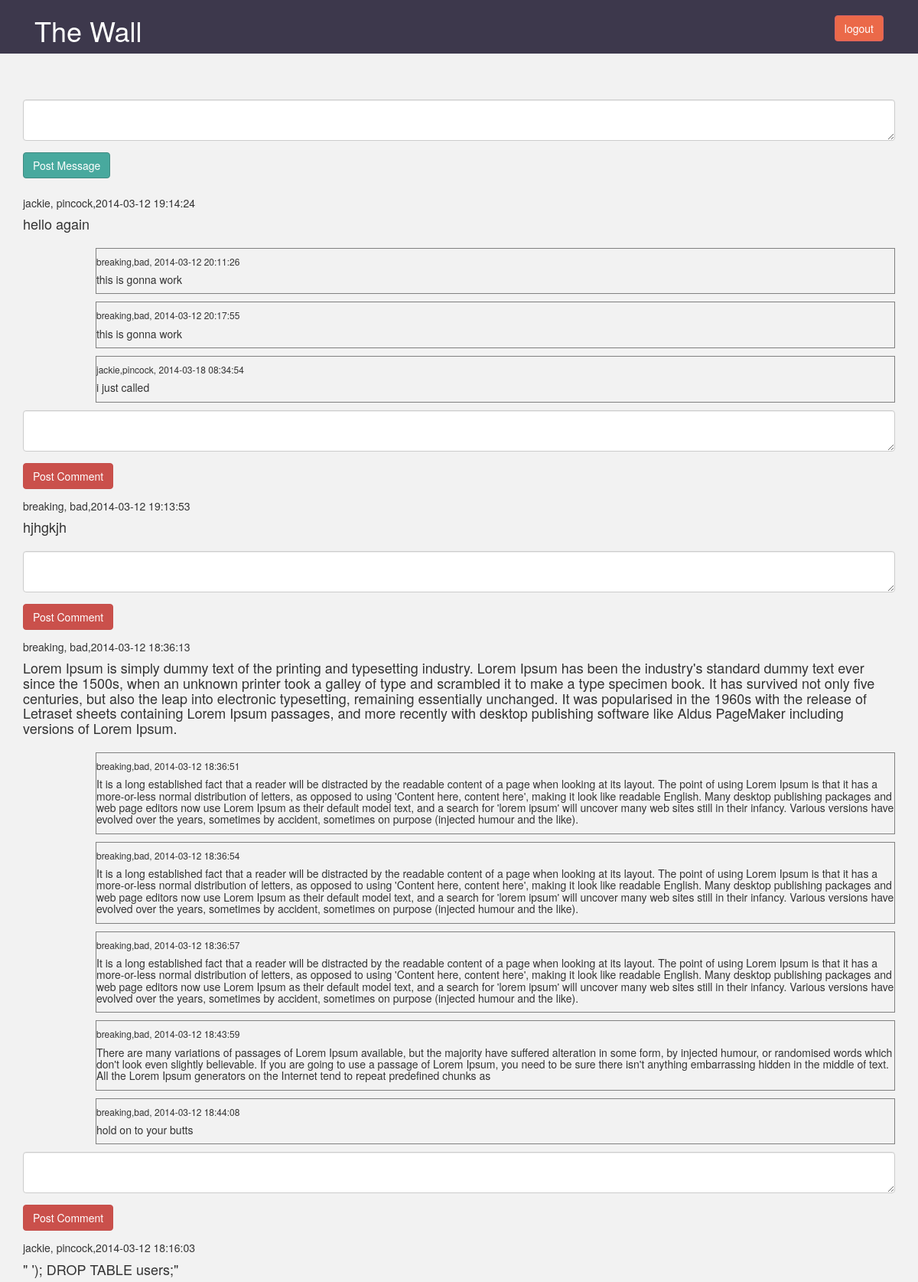
Screenshot of /main.php (upper part) with the database file from the repository.
### tables this page shows
CREATE TABLE `messages` (
  `id` int(11) NOT NULL AUTO_INCREMENT,
  `message` longtext,
  `created_at` datetime DEFAULT NULL,
  `updated_at` datetime DEFAULT NULL,
  `users_id` int(11) NOT NULL,
  PRIMARY KEY (`id`),
  KEY `fk_messages_users_idx` (`users_id`),
  CONSTRAINT `fk_messages_users` FOREIGN KEY (`users_id`) REFERENCES `users` (`id`) ON DELETE NO ACTION ON UPDATE NO ACTION
);

CREATE TABLE `users` (
  `id` int(11) NOT NULL AUTO_INCREMENT,
  `first_name` varchar(255) DEFAULT NULL,
  `last_name` varchar(255) DEFAULT NULL,
  `password` varchar(255) DEFAULT NULL,
  `created_at` datetime DEFAULT NULL,
  `updated_at` datetime DEFAULT NULL,
  `email` varchar(255) DEFAULT NULL,
  PRIMARY KEY (`id`)
);

CREATE TABLE `comments` (
  `id` int(11) NOT NULL AUTO_INCREMENT,
  `comment` longblob,
  `created_at` datetime DEFAULT NULL,
  `updated_at` datetime DEFAULT NULL,
  `users_id` int(11) NOT NULL,
  `messages_id` int(11) NOT NULL,
  PRIMARY KEY (`id`),
  KEY `fk_comments_users1_idx` (`users_id`),
  KEY `fk_comments_messages1_idx` (`messages_id`),
  CONSTRAINT `fk_comments_messages1` FOREIGN KEY (`messages_id`) REFERENCES `messages` (`id`) ON DELETE NO ACTION ON UPDATE NO ACTION,
  CONSTRAINT `fk_comments_users1` FOREIGN KEY (`users_id`) REFERENCES `users` (`id`) ON DELETE NO ACTION ON UPDATE NO ACTION
);

### new-connection.php (called while the page is built, shortened)
<?php
$connection = new mysqli(DB_HOST, DB_USER, DB_PASS, DB_DATABASE);
function fetch_all($query)
{
	$data = array();
	global $connection;
	$result = $connection->query($query);
	while($row = mysqli_fetch_assoc($result))
	{
		$data[] = $row;
	}
	return $data;
}
?>

### main.php (the view, shortened to what this page needs)
<?php
	require_once('new-connection.php')
 ?>
 <html>
<head>
  	<link rel="stylesheet" type="text/css" href="css/bootstrap.css">
	<link rel="stylesheet" type="text/css" href="css/style.css">
</head>
 <body>
 	<div id="header" class="row">
		<div class="container">
			<div class="col-xs-12 col-sm-12 col-md-12 col-lg-12">
				<div class="">
						<h1 class="pull-left">The Wall</h1>
						<?php
										echo "<h3 class='pull-right'>{$_SESSION['first_name']} <small><a id='logout_link' class='btn btn-warning' href='process.php'>logout</a></small> </h3>";
						 ?>
				</div>
			</div>
		</div>
	</div>
	<div id="new_message" class="container">
		<form class="form" method="post" action="process.php">
			<div class="form-group">
				<textarea type="text" name="new_message" class="form-control"></textarea>
			</div>
			<div class="form-group">
				<input type="submit" class="btn btn-primary" value="Post Message">
			</div>
		</form>
	</div>
	<div class="container">
		<?php
			$message_query = " SELECT first_name, last_name, message, messages.id, messages.created_at
								from messages
								LEFT JOIN users ON messages.users_id = users.id
								ORDER BY messages.created_at DESC ";
			$message_data = fetch_all($message_query);
			foreach ($message_data as $message )
			{
				$text = htmlspecialchars($message['message']);
				echo "<div><h5>{$message['first_name']}, {$message['last_name']},{$message['created_at']}</h3></div>";
				echo "<div><h4> {$text}</h4> </div>";
				echo "<div class='container new_comment'>
						<div class='col-md-8 col-md-offset-1'>
						</div>
					</div>";
				$comment_query ="SELECT first_name, last_name, comment, comments.created_at
									FROM comments
									LEFT JOIN messages ON messages.id = comments.messages_id
									LEFT JOIN users ON comments.users_id = users.id
									WHERE messages.id = '{$message['id']}'
									ORDER BY comments.created_at ASC";
				$comment_data = fetch_all($comment_query);
			 	if (count($comment_data)>0)
				{
					foreach ($comment_data as $comment)
					{
						$comment_text = htmlspecialchars($comment['comment']);
						echo "<div class='col-md-offset-1 comment_box'><h6>{$comment['first_name']},{$comment['last_name']}, {$comment['created_at']}</h5> ";
						echo  "<div><h5> {$comment_text}</h5> </div> ";
						echo "</div>";
					}
				}
				echo "<form class='form' method='post' action='process.php'>
								<input type='hidden' name='messages_id' value='{$message['id']}'>
								<input type='hidden' name='action' value='comment'>
								<div class='form-group'>
									<textarea type='text' name='new_comment' class='margin-top form-control'></textarea>
								</div>
								<div class='form-group'>
									<input type='submit' class='btn btn-info' value='Post Comment'>
								</div>
							</form>";
			}
		 ?>
	</div>
 </body>
 </html>

### css/style.css (style rules this page uses)
* { padding: 0; margin: 0; }
body { background-color: #f2f2f2; }
#header { background-color: #3D384C; color: #fff; }
#new_message { margin-top: 5%; }
.margin-top { margin-top: 10px; }
.comment_box { margin-top: 10px; border: 1px solid grey; }

### rows the page displays
messages: users.first_name "jackie", users.last_name "pincock", created_at "2014-03-12 19:14:24", message "hello again"
comments: users.first_name "breaking", users.last_name "bad", created_at "2014-03-12 20:11:26", comment "this is gonna work"
comments: users.first_name "breaking", users.last_name "bad", created_at "2014-03-12 20:17:55", comment "this is gonna work"
comments: users.first_name "jackie", users.last_name "pincock", created_at "2014-03-18 08:34:54", comment "i just called"
messages: users.first_name "breaking", users.last_name "bad", created_at "2014-03-12 19:13:53", message "hjhgkjh"
messages: users.first_name "breaking", users.last_name "bad", created_at "2014-03-12 18:36:13", message "Lorem Ipsum is simply dummy text of the printing and typesetting industry. Lorem Ipsum has been the industry's standard dummy text ever since the 1500s, when an unknown printer took a galley of type and scrambled it to make a type specimen book. It has survived not only five centuries, but also the leap into electronic typesetting, remaining essentially unchanged. It was popularised in the 1960s with the release of Letraset sheets containing Lorem Ipsum passages, and more recently with desktop publishing software like Aldus PageMaker including versions of Lorem Ipsum."
comments: users.first_name "breaking", users.last_name "bad", created_at "2014-03-12 18:36:51", comment "It is a long established fact that a reader will be distracted by the readable content of a page when looking at its layout. The point of using Lorem Ipsum is that it has a more-or-less normal distribution of letters, as opposed to using 'Content here, content here', making it look like readable English. Many desktop publishing packages and web page editors now use Lorem Ipsum as their default model text, and a search for 'lorem ipsum' will uncover many web sites still in their infancy. Various versions have evolved over the years, sometimes by accident, sometimes on purpose (injected humour and the like)."
comments: users.first_name "breaking", users.last_name "bad", created_at "2014-03-12 18:36:54", comment "It is a long established fact that a reader will be distracted by the readable content of a page when looking at its layout. The point of using Lorem Ipsum is that it has a more-or-less normal distribution of letters, as opposed to using 'Content here, content here', making it look like readable English. Many desktop publishing packages and web page editors now use Lorem Ipsum as their default model text, and a search for 'lorem ipsum' will uncover many web sites still in their infancy. Various versions have evolved over the years, sometimes by accident, sometimes on purpose (injected humour and the like)."
comments: users.first_name "breaking", users.last_name "bad", created_at "2014-03-12 18:36:57", comment "It is a long established fact that a reader will be distracted by the readable content of a page when looking at its layout. The point of using Lorem Ipsum is that it has a more-or-less normal distribution of letters, as opposed to using 'Content here, content here', making it look like readable English. Many desktop publishing packages and web page editors now use Lorem Ipsum as their default model text, and a search for 'lorem ipsum' will uncover many web sites still in their infancy. Various versions have evolved over the years, sometimes by accident, sometimes on purpose (injected humour and the like)."
comments: users.first_name "breaking", users.last_name "bad", created_at "2014-03-12 18:43:59", comment "There are many variations of passages of Lorem Ipsum available, but the majority have suffered alteration in some form, by injected humour, or randomised words which don't look even slightly believable. If you are going to use a passage of Lorem Ipsum, you need to be sure there isn't anything embarrassing hidden in the middle of text. All the Lorem Ipsum generators on the Internet tend to repeat predefined chunks as"
comments: users.first_name "breaking", users.last_name "bad", created_at "2014-03-12 18:44:08", comment "hold on to your butts"
messages: users.first_name "jackie", users.last_name "pincock", created_at "2014-03-12 18:16:03", message "\" '); DROP TABLE users;\""
